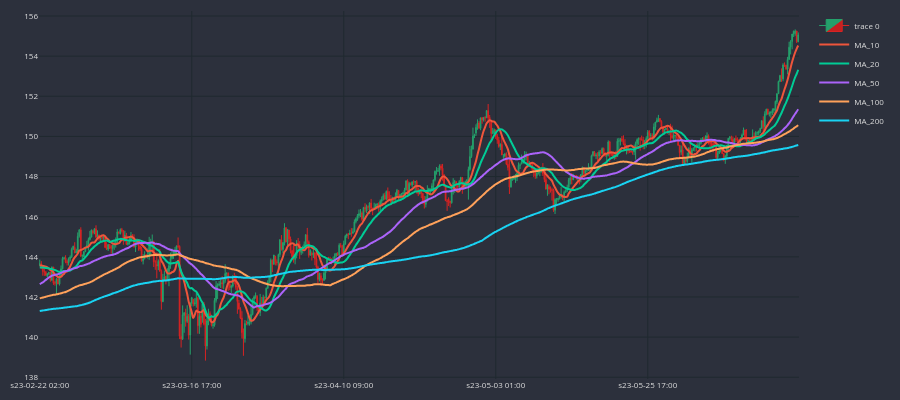

Notebook code for this chart:
### Code cell
# cp.fig.add_trace(go.Scatter(
#     x=cp.df_plot.sTime,
#     y=cp.df_plot.MA_10,
#     line=dict(width=2),
#     line_shape='spline',
#     name='MA_10'
# ))
cp.show_plot(line_traces=[ f"MA_{x}"  for x in MA_LIST])

### Figure 1 — Plotly figure (JSON) as saved in the notebook; plotly's stock layout.template omitted (floating-point values rounded to 4 significant figures; data arrays with more than 128 entries replaced by an {"elided": "..."} marker saying what was removed)
{"data": [{"close": {"elided": "500 float values"}, "decreasing": {"fillcolor": "#C52020", "line": {"color": "#D82323"}}, "high": {"elided": "500 float values"}, "increasing": {"fillcolor": "#24A06B", "line": {"color": "#24A06B"}}, "line": {"width": 1}, "low": {"elided": "500 float values"}, "opacity": 1, "open": {"elided": "500 float values"}, "type": "candlestick", "x": {"elided": "500 str values"}}, {"line": {"shape": "spline", "width": 2}, "name": "MA_10", "type": "scatter", "x": {"elided": "500 str values"}, "y": {"elided": "500 float values"}}, {"line": {"shape": "spline", "width": 2}, "name": "MA_20", "type": "scatter", "x": {"elided": "500 str values"}, "y": {"elided": "500 float values"}}, {"line": {"shape": "spline", "width": 2}, "name": "MA_50", "type": "scatter", "x": {"elided": "500 str values"}, "y": {"elided": "500 float values"}}, {"line": {"shape": "spline", "width": 2}, "name": "MA_100", "type": "scatter", "x": {"elided": "500 str values"}, "y": {"elided": "500 float values"}}, {"line": {"shape": "spline", "width": 2}, "name": "MA_200", "type": "scatter", "x": {"elided": "500 str values"}, "y": {"elided": "500 float values"}}], "layout": {"font": {"color": "#e1e1e1", "size": 8}, "height": 400, "margin": {"b": 10, "l": 10, "r": 10, "t": 10}, "paper_bgcolor": "#2c303c", "plot_bgcolor": "#2c303c", "width": 900, "xaxis": {"gridcolor": "#1f292f", "nticks": 5, "rangeslider": {"visible": false}}, "yaxis": {"gridcolor": "#1f292f"}}}
